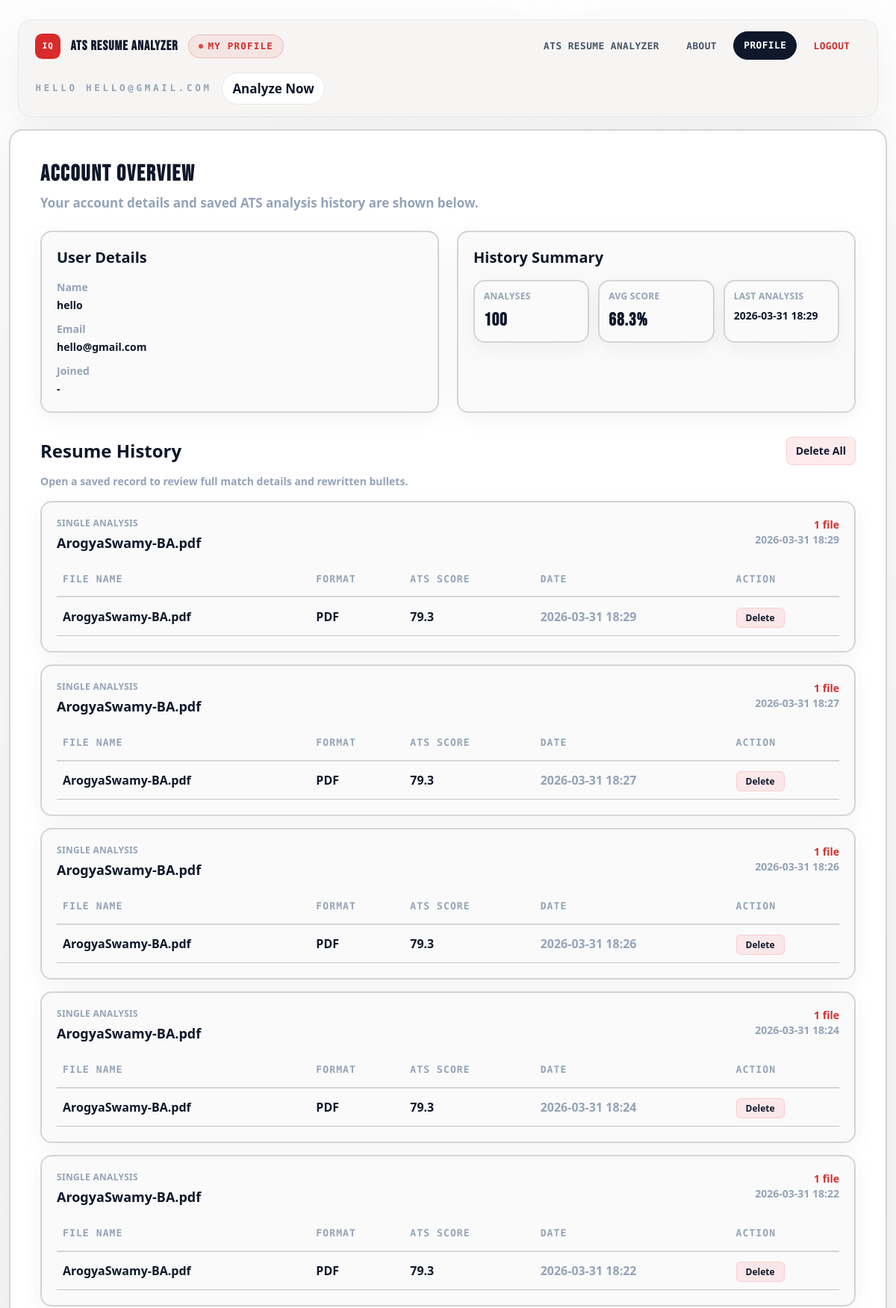
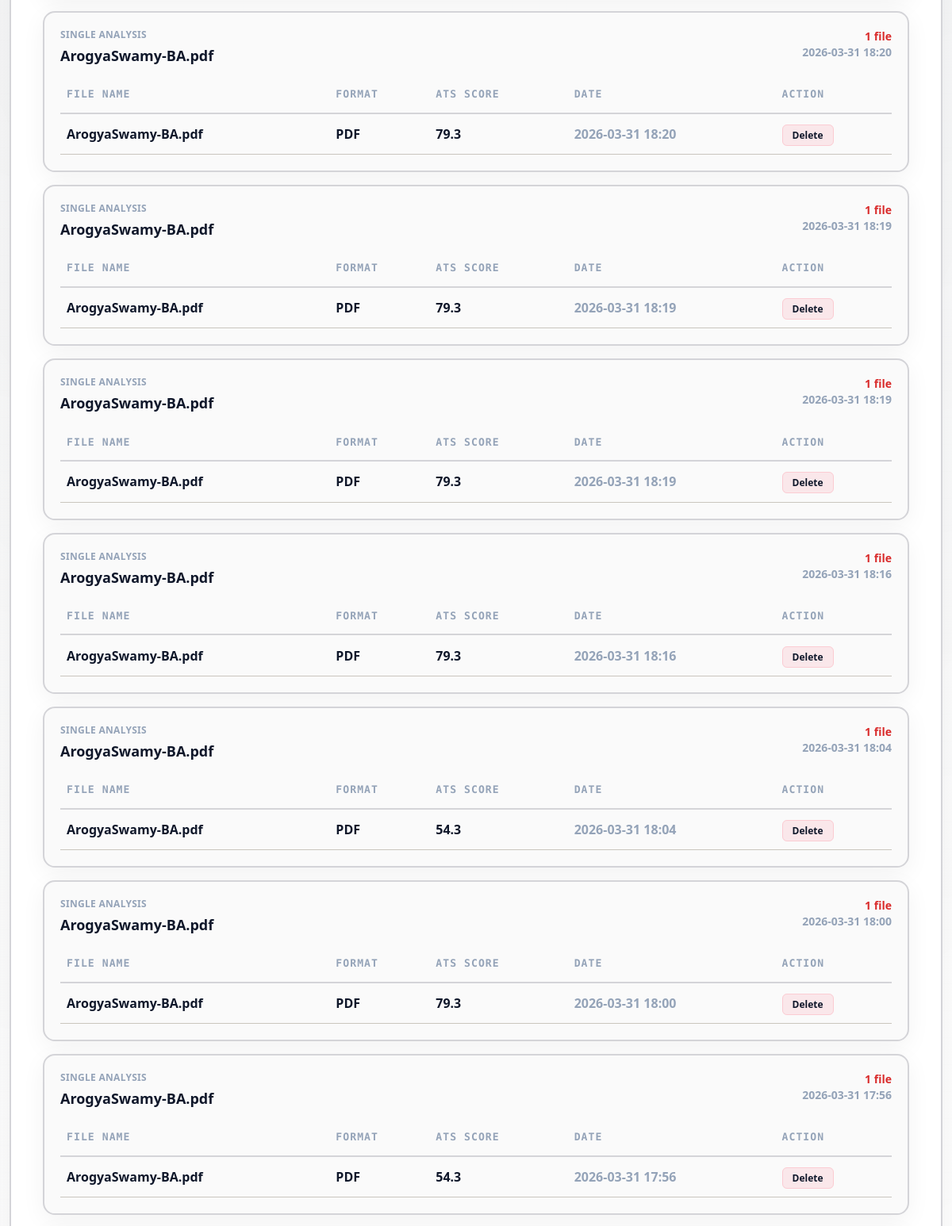
The page /profile (signed in, upper part) on the database its author committed (2 pictures, top to bottom).
### tables this page shows
CREATE TABLE users(
        id INTEGER PRIMARY KEY,
        name TEXT, email TEXT UNIQUE, password TEXT, created_at TEXT, role TEXT);

CREATE TABLE resume_history(
        id INTEGER PRIMARY KEY,
        user_id INTEGER, score REAL, date TEXT, filename TEXT, Filetype TEXT, found TEXT, missing TEXT, rewritten TEXT, skills TEXT, batch_id TEXT, folder_name TEXT);

### app.py (the view)
@app.get("/profile", response_class=HTMLResponse)
async def profile(request: Request, delete_id: int | None = None, delete_all: int | None = None) -> Response:
    user = require_user(request)
    notice = ""
    tone = "success"
    with db() as conn:
        if delete_all:
            deleted = conn.execute("DELETE FROM resume_history WHERE user_id=?", (user["id"],)).rowcount
            notice = f"Deleted {int(deleted or 0)} history record(s)."
        elif delete_id:
            deleted = conn.execute("DELETE FROM resume_history WHERE id=? AND user_id=?", (delete_id, user["id"])).rowcount
            if deleted:
                notice = "History record deleted."
            else:
                notice = "History record not found."
                tone = "error"
        history = conn.execute("SELECT id,filename,filetype,score,date,batch_id,folder_name FROM resume_history WHERE user_id=? ORDER BY id DESC", (user["id"],)).fetchall()
        stats = conn.execute("SELECT COUNT(*) AS analyses_count, ROUND(AVG(score),1) AS avg_score, MAX(date) AS last_analysis FROM resume_history WHERE user_id=?", (user["id"],)).fetchone()
    return templates.TemplateResponse(
        "profile.html",
        base_context(
            request,
            user_name=user["name"] or "-",
            user_email=user["email"] or "-",
            user_created_at=user["created_at"] or "-",
            analysis_count=stats["analyses_count"] or 0,
            avg_score="-" if stats["avg_score"] is None else f'{float(stats["avg_score"]):.1f}%',
            last_analysis=stats["last_analysis"] or "-",
            history_groups=build_history_groups(list(history)),
            history_notice=notice,
            history_notice_tone=tone,
            is_admin=is_admin_user(user),
        ),
    )

### templates/profile.html (shortened to what this page needs)
<!DOCTYPE html>
<html lang="en">
<head>
  <script src="https://cdn.tailwindcss.com"></script>
</head>
<body class="app-shell">
  <header class="app-topbar">
    <div class="app-topbar__inner">
      <div class="app-topbar__left">
        <div class="app-logo">IQ</div>
        <span class="brand-title text-lg font-bold">ATS RESUME ANALYZER</span>
        <span class="badge-pill">My Profile</span>
      </div>
      <div class="app-topbar__center">
        <a href="/">ATS RESUME ANALYZER</a>
        <a href="/about">About</a>
        <a href="/profile" class="is-active">Profile</a>
        <a href="/logout" class="text-danger">Logout</a>
      </div>
      <div class="app-topbar__right">
        <span class="app-hello">HELLO {{ (request.session.get("user_name") or "USER") | upper }}</span>
        <a class="app-cta" href="/">Analyze Now</a>
      </div>
    </div>
  </header>
  <div class="page-wrap page-wrap--content">
    <div class="glass-panel p-6 md:p-10">
      <div class="mb-6">
        <h1 class="brand-title text-3xl font-bold">Account Overview</h1>
        <p class="text-muted mt-2">Your account details and saved ATS analysis history are shown below.</p>
      </div>
      <div class="grid gap-6 md:grid-cols-2">
        <div class="panel-soft p-5">
          <h2 class="text-xl font-semibold">User Details</h2>
          <dl class="mt-4 space-y-3 text-sm">
            <div>
              <dt class="text-muted">Name</dt>
              <dd class="mt-1 font-semibold">{{ user_name }}</dd>
            </div>
            <div>
              <dt class="text-muted">Email</dt>
              <dd class="mt-1 break-all">{{ user_email }}</dd>
            </div>
            <div>
              <dt class="text-muted">Joined</dt>
              <dd class="mt-1">{{ user_created_at }}</dd>
            </div>
          </dl>
        </div>
        <div class="panel-soft p-5">
          <h2 class="text-xl font-semibold">History Summary</h2>
          <div class="mt-4 grid gap-3 sm:grid-cols-3">
            <div class="panel-soft p-3">
              <p class="text-muted text-xs uppercase tracking-wide">Analyses</p>
              <p class="metric-value mt-2 text-2xl font-bold">{{ analysis_count }}</p>
            </div>
            <div class="panel-soft p-3">
              <p class="text-muted text-xs uppercase tracking-wide">Avg Score</p>
              <p class="metric-value mt-2 text-2xl font-bold">{{ avg_score }}</p>
            </div>
            <div class="panel-soft p-3">
              <p class="text-muted text-xs uppercase tracking-wide">Last Analysis</p>
              <p class="mt-2 text-sm">{{ last_analysis }}</p>
            </div>
          </div>
        </div>
      </div>
      <div class="mt-8">
        <div class="mb-3 flex flex-wrap items-center justify-between gap-3">
          <h2 class="text-2xl font-semibold">Resume History</h2>
          {% if history_groups %}
          <a
            href="/profile?delete_all=1"
            onclick="return confirm('Delete all history records? This cannot be undone.');"
            class="rounded-lg border border-rose-300/40 bg-rose-500/10 px-3 py-2 text-sm font-semibold text-rose-100 transition hover:bg-rose-500/20"
          >
            Delete All
          </a>
          {% endif %}
        </div>
        <p class="text-muted mb-4 text-sm">Open a saved record to review full match details and rewritten bullets.</p>
        <div class="space-y-4">
          {% if history_groups %}
          {% for group in history_groups %}
          <div class="panel-soft p-4 md:p-5">
            <div class="mb-3 flex flex-wrap items-start justify-between gap-3">
              <div>
                <p class="text-muted text-xs uppercase tracking-wide">
                  {{ "Folder Batch" if group.group_type == "folder" else "Single Analysis" }}
                </p>
                <h3 class="mt-1 text-lg font-semibold">{{ group.title }}</h3>
              </div>
              <div class="text-right text-sm">
                <p class="font-semibold text-cyan-100">{{ group.count }} file{{ "" if group.count == 1 else "s" }}</p>
                <p class="text-muted">{{ group.latest_date }}</p>
              </div>
            </div>
            <div class="overflow-x-auto">
              <table class="table-shell min-w-[760px]">
                <thead>
                  <tr>
                    <th>File Name</th>
                    <th>Format</th>
                    <th>ATS Score</th>
                    <th>Date</th>
                    <th>Action</th>
                  </tr>
                </thead>
                <tbody>
                  {% for r in group["items"] %}
                  <tr>
                    <td>
                      <a href="/history/{{ r.id }}" class="font-semibold text-cyan-200 hover:text-white hover:underline">
                        {{ r.filename or "-" }}
                      </a>
                    </td>
                    <td class="text-blue-200">{{ r.filetype or "-" }}</td>
                    <td class="font-bold text-emerald-300">{{ r.score }}</td>
                    <td class="text-muted">{{ r.date }}</td>
                    <td>
                      <a
                        href="/profile?delete_id={{ r.id }}"
                        onclick="return confirm('Delete this history record?');"
                        class="rounded-md border border-rose-300/40 bg-rose-500/10 px-3 py-1 text-xs font-semibold text-rose-100 transition hover:bg-rose-500/20"
                      >
                        Delete
                      </a>
                    </td>
                  </tr>
                  {% endfor %}
                </tbody>
              </table>
            </div>
          </div>
          {% endfor %}
          {% else %}
          <div class="panel-soft p-6 text-center text-muted">No resume history yet.</div>
          {% endif %}
        </div>
      </div>
    </div>
  </div>
</body>
</html>

### rows shown on the page
users: email "HELLO@GMAIL.COM", name "hello", email "hello@gmail.com"
resume_history: group_type "SINGLE ANALYSIS", title "ArogyaSwamy-BA.pdf", count "1", latest_date "2026-03-31 18:29", filename "ArogyaSwamy-BA.pdf", Filetype "PDF", score "79.3", date "2026-03-31 18:29"
resume_history: group_type "SINGLE ANALYSIS", title "ArogyaSwamy-BA.pdf", count "1", latest_date "2026-03-31 18:27", filename "ArogyaSwamy-BA.pdf", Filetype "PDF", score "79.3", date "2026-03-31 18:27"
resume_history: group_type "SINGLE ANALYSIS", title "ArogyaSwamy-BA.pdf", count "1", latest_date "2026-03-31 18:26", filename "ArogyaSwamy-BA.pdf", Filetype "PDF", score "79.3", date "2026-03-31 18:26"
resume_history: group_type "SINGLE ANALYSIS", title "ArogyaSwamy-BA.pdf", count "1", latest_date "2026-03-31 18:24", filename "ArogyaSwamy-BA.pdf", Filetype "PDF", score "79.3", date "2026-03-31 18:24"
resume_history: group_type "SINGLE ANALYSIS", title "ArogyaSwamy-BA.pdf", count "1", latest_date "2026-03-31 18:22", filename "ArogyaSwamy-BA.pdf", Filetype "PDF", score "79.3", date "2026-03-31 18:22"
resume_history: group_type "SINGLE ANALYSIS", title "ArogyaSwamy-BA.pdf", count "1", latest_date "2026-03-31 18:20", filename "ArogyaSwamy-BA.pdf", Filetype "PDF", score "79.3", date "2026-03-31 18:20"
resume_history: group_type "SINGLE ANALYSIS", title "ArogyaSwamy-BA.pdf", count "1", latest_date "2026-03-31 18:19", filename "ArogyaSwamy-BA.pdf", Filetype "PDF", score "79.3", date "2026-03-31 18:19"
resume_history: group_type "SINGLE ANALYSIS", title "ArogyaSwamy-BA.pdf", count "1", latest_date "2026-03-31 18:19", filename "ArogyaSwamy-BA.pdf", Filetype "PDF", score "79.3", date "2026-03-31 18:19"
resume_history: group_type "SINGLE ANALYSIS", title "ArogyaSwamy-BA.pdf", count "1", latest_date "2026-03-31 18:16", filename "ArogyaSwamy-BA.pdf", Filetype "PDF", score "79.3", date "2026-03-31 18:16"
resume_history: group_type "SINGLE ANALYSIS", title "ArogyaSwamy-BA.pdf", count "1", latest_date "2026-03-31 18:04", filename "ArogyaSwamy-BA.pdf", Filetype "PDF", score "54.3", date "2026-03-31 18:04"
resume_history: group_type "SINGLE ANALYSIS", title "ArogyaSwamy-BA.pdf", count "1", latest_date "2026-03-31 18:00", filename "ArogyaSwamy-BA.pdf", Filetype "PDF", score "79.3", date "2026-03-31 18:00"
resume_history: group_type "SINGLE ANALYSIS", title "ArogyaSwamy-BA.pdf", count "1", latest_date "2026-03-31 17:56", filename "ArogyaSwamy-BA.pdf", Filetype "PDF", score "54.3", date "2026-03-31 17:56"

### other values the page prints
{{ user_created_at }} "-"
{{ analysis_count }} "100"
{{ avg_score }} "68.3%"
{{ last_analysis }} "2026-03-31 18:29"
